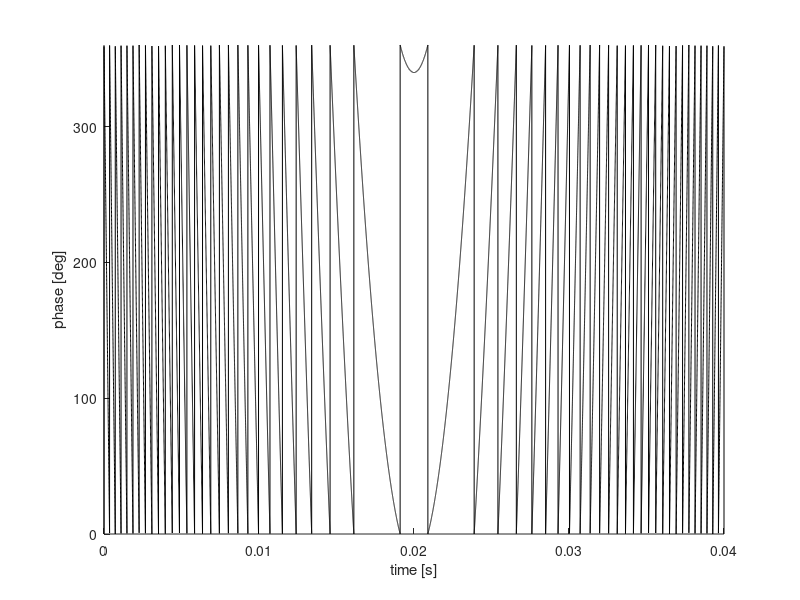
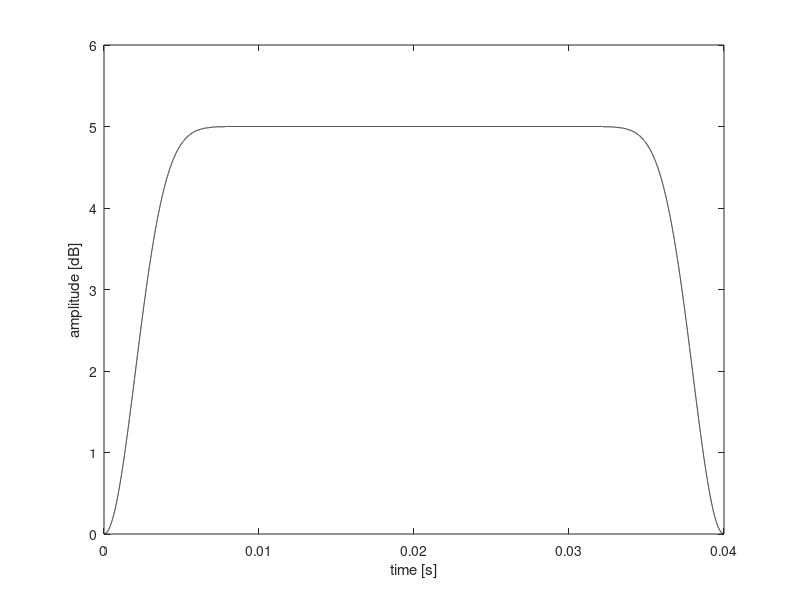

Here is the MATLAB script that generated these plots, in order:
% CHIRP phase table generator for Tecmag
% Adapted from Tecmag's CHIRP script

clear
clc
close all

%%%%%%% User-defined parameters %%%%%%%

% dt = 500e-9 ; %time per point in waveform (s) [Scout limit is 20ns]
N = 40000; %points to define the waveform
tau = 40e-3; %pulse length (s)
sliceheight = 0.020; %mm
G = 6.59; %T m-1, B0 field gradient
offset = 0.0000; %mm, frequency offset (if applicable)
amplitude = 5; %dB, for Tecmag
% NOTE: positive offset moves to the left in the FT spectrum (negative
% position)

%%%%%%% END User-defined parameters %%%%%%%


% N = round(tau/dt); %number of points per pulse waveform
dt = (tau/N); %time per point in waveform (s) [Scout limit is 20 ns]
gamma = 42.576; %MHz T-1
SW = sliceheight*G*gamma*1000; %Hz
offsetHz = offset*1000*G*gamma; %Hz

phase = zeros(N,1);

ind = 1:N;
f = (ind-N/2)*(SW/N);
inc = 2*pi*f*dt;
o_inc = 2*pi*offsetHz*dt;

for i = 1:N-1
    phase(i+1) = phase(i)+inc(i)-o_inc;
end

phase = mod((phase*360/2/pi),360);
dlmwrite('CHIRP_Phase.dat',phase);



figure(1)
hold on
t = linspace(0,tau,N);
plot(t,phase,'-k')
xlabel('time [s]')
ylabel('phase [deg]')
ylim([0 360])

tamp = linspace(0,tau,N);
amp = amplitude*(1-(cos(pi*tamp/tau)).^40);
dlmwrite('CHIRP_Amp.dat',amp');

figure(2)
plot(tamp,amp,'-k')
xlabel('time [s]')
ylabel('amplitude [dB]')
ylim([0 amplitude+1])
